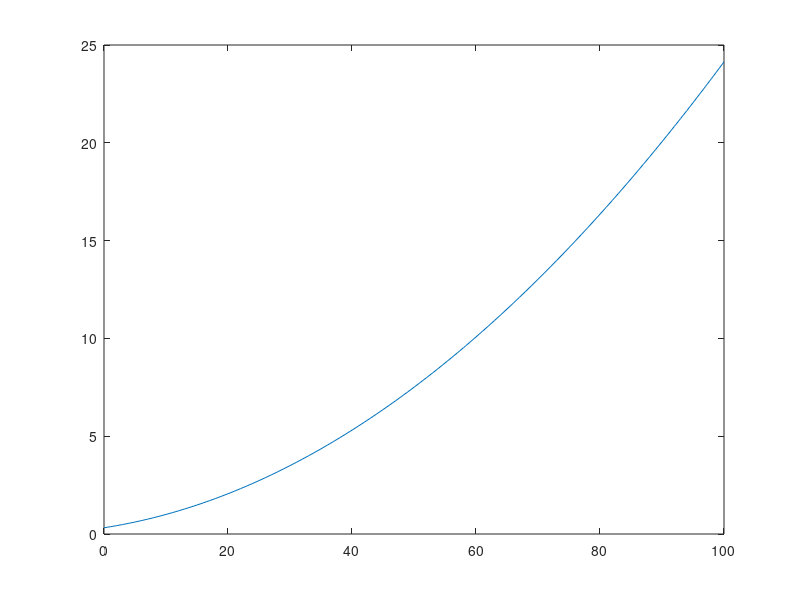

MATLAB code for this plot: (Note: this script raises an error after producing the figure.)
clear all;

h2 = [];
a_1 = 19;
a_2 = 23;
FD_lin = 13;
for F1 = 0:100
    h1 = ((F1 + FD_lin)/a_1)^2;
    h2 = [h2,(sqrt(h1)*a_1/a_2)^2];
end

plot(0:100,h2)
hold on;

l =5;
height = 20;
tau = 80;

switch l
    case 2
       membership_fun = load('fuzzy/eh2.mat');
    case 3
       membership_fun = load('fuzzy/eh3.mat');
    case 4
       membership_fun = load('fuzzy/eh4.mat');
    case 5
       membership_fun = load('fuzzy/eh5.mat');
    otherwise
       disp('Liczba regulatorow powinna byc calkowita liczba')
       return      
end
mf = struct2cell(membership_fun);


switch l
    case 2
       h_lin_tab = [height*1/3, height*2/3];
       [F_1, h_1] = static_characteristic(height*1/3, FD_lin);
       [F_12, h_12] = static_characteristic(height*2/3, FD_lin);
       F1_lin_tab = [F_1, F_12];
       h_lin_tab = [h_lin_tab; h_1, h_12];
    case 3
       h_lin_tab = [height*1/4, height*2/4, height*3/4];
       [F_1, h_1] = static_characteristic(height*1/4, FD_lin);
       [F_12, h_12] = static_characteristic(height*2/4, FD_lin);
       [F_13, h_13] = static_characteristic(height*3/4, FD_lin);
       F1_lin_tab = [F_1, F_12, F_13];
       h_lin_tab = [h_lin_tab; h_1, h_12, h_13];
    case 4
       h_lin_tab = [height*1/5, height*2/5, height*3/5, height*4/5];
       [F_1, h_1] = static_characteristic(height*1/5, FD_lin);
       [F_12, h_12] = static_characteristic(height*2/5, FD_lin);
       [F_13, h_13] = static_characteristic(height*3/5, FD_lin);
       [F_14, h_14] = static_characteristic(height*4/5, FD_lin);
       F1_lin_tab = [F_1, F_12, F_13, F_14];
       h_lin_tab = [h_lin_tab; h_1, h_12, h_13, h_14];
    case 5
       h_lin_tab = [height*1/6, height*2/6, height*3/6, height*4/6, height*5/6];
       [F_1, h_1] = static_characteristic(height*1/6, FD_lin);
       [F_12, h_12] = static_characteristic(height*2/6, FD_lin);
       [F_13, h_13] = static_characteristic(height*3/6, FD_lin);
       [F_14, h_14] = static_characteristic(height*4/6, FD_lin);
       [F_15, h_15] = static_characteristic(height*5/6, FD_lin);
       F1_lin_tab = [F_1, F_12, F_13, F_14, F_15];
       h_lin_tab = [h_lin_tab; h_1, h_12, h_13, h_14, h_15];
    otherwise
       disp('Liczba regulatorow powinna byc calkowita liczba')
       return
end

static_gain_tab = cell(1,l);
heights=[];

for reg = 1:l
    Gs = linear_model_SISO([h_lin_tab(1,reg), h_lin_tab(2,reg)], F1_lin_tab(reg), FD_lin, tau);
    [z,static_gain_tab{reg}] = zero(tf(Gs)); %TU
    heights(reg)= h_lin_tab(2,reg);
end

h2_out = [];
for F1 = 0:100
    h2_temp = 0;
    h1 = ((F1 + FD_lin)/a_1)^2;
    h2 = (sqrt(h1)*a_1/a_2)^2;
    
    mf_val = h2*(100/height);
    if mf_val >100
        mf_val=100;
    end
    
    wages = evalfis(mf{1}, mf_val);
    for reg = 1:l
     h2_temp = h2_temp + (F1*static_gain_tab{reg} + heights(reg)) * wages(reg); %COS TUTAJ SIE WYWALA
    end
    h2_out = [h2_out, h2_temp];
end


plot(0:100,h2_out)
